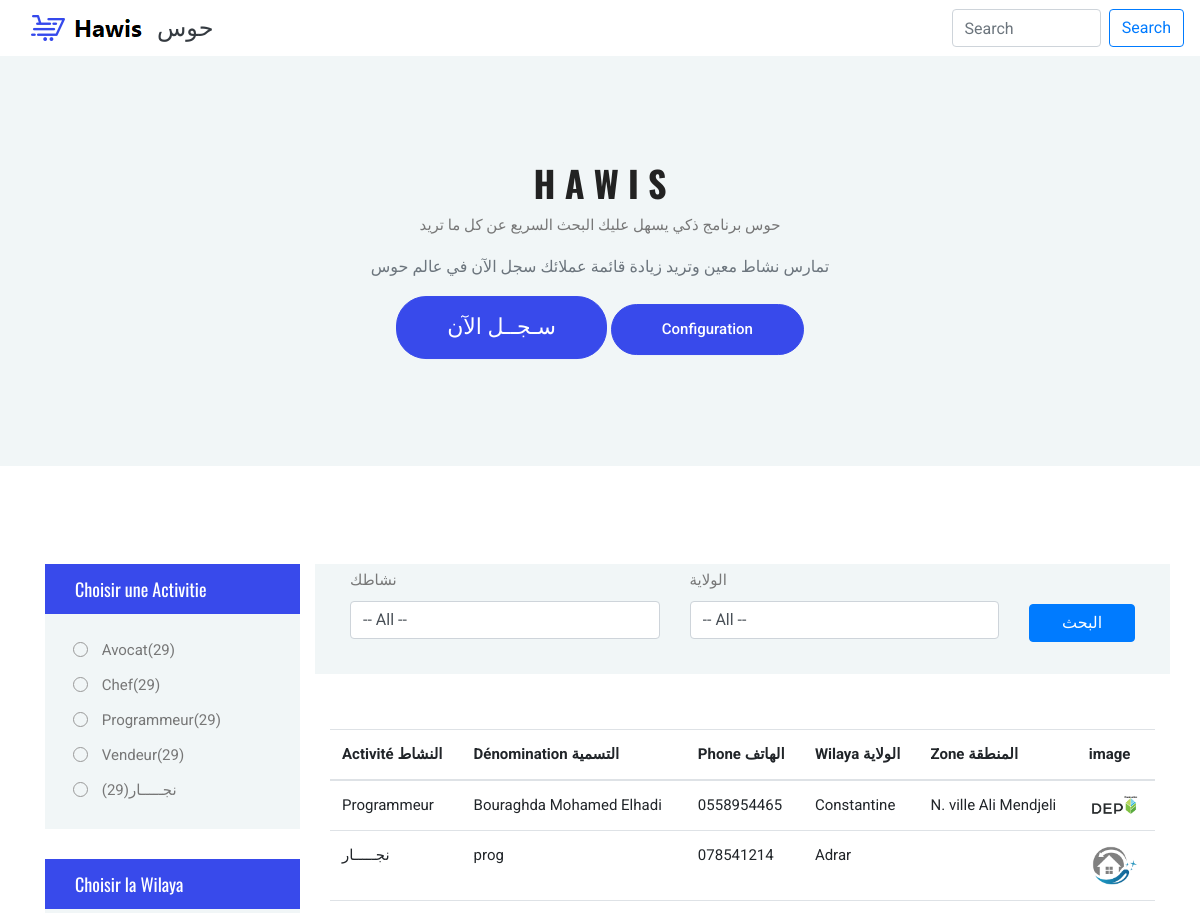
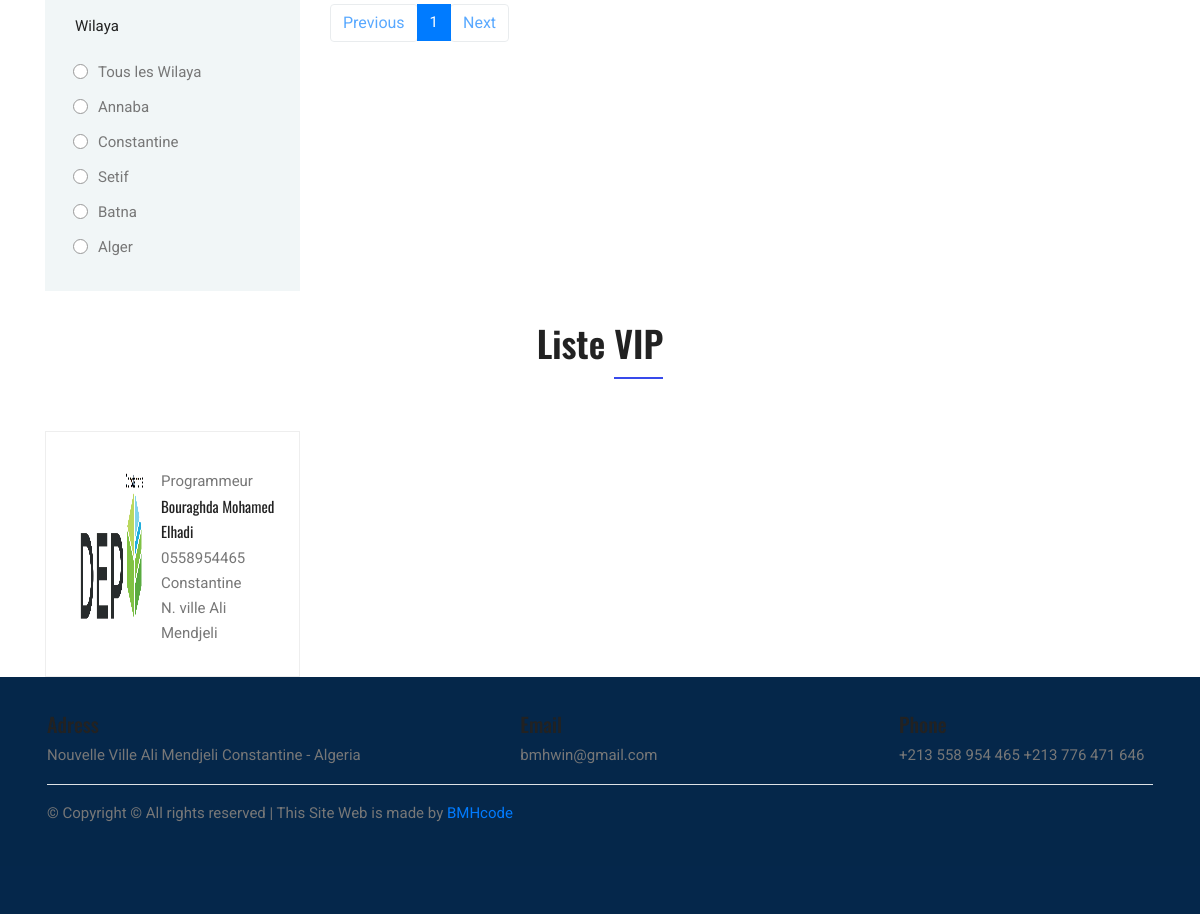
The page / on the database its author committed (2 pictures, top to bottom).
### main.py (models this page shows, shortened)
class Activity(db.Model):
    id        = db.Column(db.Integer(), primary_key = True)
    name      = db.Column(db.String(120), nullable = False, unique = True)
    persons   = db.relationship('Person', lazy='select', cascade="all, delete")

class Person(db.Model):
    id           = db.Column(db.Integer(), primary_key = True)
    name         = db.Column(db.String(60), nullable = False, unique = False)
    phone        = db.Column(db.String(20), nullable = False, unique = True)
    date_created = db.Column(db.DateTime, default = datetime.utcnow)
    wilaya       = db.Column(db.String(20), nullable = False)
    zone         = db.Column(db.String(60))
    show_me      = db.Column(db.Boolean(), default = False)
    vip          = db.Column(db.Boolean(), default = False)
    image_file   = db.Column(db.String(250), default = 0)
    image_data   = db.Column(db.LargeBinary)
    activity     = db.Column(db.Integer, db.ForeignKey('activity.id'), nullable=False)

### main.py (the view)
@app.route('/',methods=['GET','POST'], defaults={"page":1})
@app.route('/<int:page>',methods=['GET','POST'])
def index(page):
    page = page
    pages = 3
    session.clear()
    activities  = Activity.query.order_by(Activity.name).all()
    persons_vip = Person.query.filter(Person.show_me == True, Person.vip == True ).all()
    persons     = Person.query.filter(Person.show_me == True ).paginate(page,pages,error_out=False)
    return render_template("index.html",
                            title      = "Hawis - Accueil",
                            activities = activities,
                            persons_vip= persons_vip,
                            persons    = persons
                            )

### templates/index.html (shortened to what this page needs)
{% extends 'base.html'%}
{% block body %}
<section class="blog-banner-area" id="category">
  <div class="container h-100">
    <div class="blog-banner">
      <div class="text-center">
        <h1>H a w i s </h1>
        <p > حوس برنامج ذكي يسهل عليك البحث السريع عن كل ما تريد </p>
        <p class="fs-6 text-muted"> تمارس نشاط معين وتريد زيادة قائمة عملائك سجل الآن في عالم حوس </p>
        <a class="button button-primary" style="font-size: 22px;" href = "{{ url_for('person_register') }}"> سـجــل الآن</a>
        <a class="button button-primary" href="{{ url_for('configuration') }}" >Configuration</a>
      </div>
    </div>
  </div>
</section>
  <section class="section-margin--small mb-3">
    <div class="container">
      <div class="row">
        <div class="col-xl-3 col-lg-4 col-md-5">
          <div class="sidebar-categories">
            <div class="head">Choisir une Activitie</div>
            <ul class="main-categories">
              <li class="common-filter">
                <form action="#">
                  <ul>
                    {% for activity in activities %}
                      <li class="filter-list">
                        <input class="pixel-radio" type="radio" id="{{activity}}" name="{{activity}}">
                        <label for="{{activity}}">{{activity.name}}<span>(29)</span></label>
                      </li>
                    {% endfor %}
                  </ul>
                </form>
              </li>
            </ul>
          </div>
          <div class="sidebar-filter">
            <div class="top-filter-head">Choisir la Wilaya</div>
            <div class="common-filter">
              <div class="head">wilaya</div>
              <form action="#">
                <ul>
                  <li class="filter-list"><input class="pixel-radio" type="radio" id="apple" name="brand"><label for="apple">Tous les Wilaya</label></li>
                  <li class="filter-list"><input class="pixel-radio" type="radio" id="apple" name="brand"><label for="apple">Annaba</label></li>
                  <li class="filter-list"><input class="pixel-radio" type="radio" id="asus" name="brand"><label for="asus">Constantine</label></li>
                  <li class="filter-list"><input class="pixel-radio" type="radio" id="gionee" name="brand"><label for="gionee">Setif</label></li>
                  <li class="filter-list"><input class="pixel-radio" type="radio" id="micromax" name="brand"><label for="micromax">Batna</label></li>
                  <li class="filter-list"><input class="pixel-radio" type="radio" id="samsung" name="brand"><label for="samsung">Alger</label></li>
                </ul>
              </form>
            </div>
          </div>
        </div>
        <div class="col-xl-9 col-lg-8 col-md-7">
          <form action="/person_search" method="POST" enctype="multipart/form-data" class="row login_form" id="register_form" >
            <div class="filter-bar d-flex flex-wrap align-items-center">
              <div class="form-group col-md-5">
                <label for="activity" >نشاطك</label>
                <select class="form-control" name="activity_search">
                  <option value=""> -- All -- </option>
                </select>
              </div>
              <div class="form-group col-md-5 ">
                <label for="wilaya">الولاية </label>
                <select class="form-control" name="wilaya_search">
                  <option value=""> -- All -- </option>
                </select>
              </div>
              <div class="form-group col-md-2 mt-4">
                <button class="btn btn-primary mt-3 w-100" href = "{{ url_for('person_search') }}" >البحث </button>
              </div>
          </form>
        </div>
          <section class="lattest-product-area pb-40 category-list">
                <table class="table">
                    <thead>
                    <tr>
                        <th scope="col">Activité النشاط</th>
                        <th scope="col">Dénomination التسمية</th>
                        <th scope="col">Phone الهاتف</th>
                        <th scope="col">Wilaya الولاية</th>
                        <th scope="col">Zone المنطقة</th>
                        <th scope="col">image</th>
                    </tr>
                    </thead>
                    <br>
                    <tbody>
                        {% for person in persons.items %}
                            <tr>
                              <td>{{ person.activity }}</td>
                              <td>{{ person.name }}</td>
                              <td>{{ person.phone }}</td>
                              <td>{{ person.wilaya }}</td>
                              <td>{{ person.zone }}</td>
                              <td><img src="{{ url_for('static',filename='img/persons/'+person.image_file)}}" width="50" alt=""></td>
                            </tr>
                        {% endfor %}
                    </tbody>
                </table>
                <ul class="pagination">
                    {% if persons.has_prev %}
                      <li class="page-item"> <a class="page-link" href="{{url_for('index',page=persons.prev_num)}}"> Previous </a> </li>
                    {% else %}
                      <li class="page-item"> <a class="page-link btn disabled" href="#">Previous</a></li>
                    {% endif %}
                    {% for page in persons.iter_pages( left_edge=3, right_edge=3 ) %}
                      {% if page %}
                          {% if page == persons.page %}
                            <li class="page-item active"> <a class="page-link" href="{{ url_for('index', page=page) }}">{{ page }}</a></li>
                          {% else %}
                            <li class="page-item"> <a class="page-link" href="{{ url_for('index', page=page)}}"> {{ page }}</a></li>
                          {% endif %}
                      {% else %}
                        <li class="page-item disabled" id="example_ellipsis"> <a class="page-link" href=""> ...</a></li>
                      {% endif %}
                    {% endfor %}
                    {% if persons.has_next %}
                      <li class="page-item"> <a class="page-link" href="{{url_for('index',page=persons.next_num)}}"> Next </a> </li>
                    {% else %}
                      <li class="page-item"> <a class="page-link btn disabled" href="#">Next</a> </li>
                    {% endif %}
                </ul>
          </section>
        </div>
      </div>
  </section>
	<section class="related-product-area">
		<div class="container">
			<div class="section-intro pb-60px pt-3 text-center ">
        <h2>Liste <span class="section-intro__style"> VIP</span></h2>
      </div>
			<div class="row mt-30">
        {% for person_vip in persons_vip %}
          <div class="col-sm-6 col-xl-3 mb-4 mb-xl-0">
            <div class="single-search-product-wrapper">
                <div class="single-search-product d-flex">
                  <img class="img-fluid" src="{{ url_for('static',filename='img/persons/'+person_vip.image_file)}}" alt="" width="350" height="800">
                  <div class="desc">
                      <div class="activitie">{{ person_vip.activity }}</div>
                      <a href="#" class="title">{{ person_vip.name }}</a>
                      <div class="activitie">{{ person_vip.phone }}</div>
                      <div class="activitie">{{ person_vip.wilaya }}</div>
                      <div class="activitie">{{ person_vip.zone }}</div>
                  </div>
                </div>
            </div>
          </div>
        {% endfor %}
      </div>
		</div>
	</section>
  {% endblock body%}

### templates/base.html (shortened to what this page needs)
<!DOCTYPE html>
<html lang="en">
<head>
    <link rel="stylesheet" href="{{ url_for('static',filename = 'css/bootstrap.css') }}">
    <link rel="stylesheet" href="{{ url_for('static',filename = 'css/bootstrap.min.css') }}">
    <link rel="stylesheet" href="{{ url_for('static',filename = 'css/style.css') }}">
</head>
<body>
<header class="header ">
  <div class="main_menu">
    <nav class="navbar navbar-expand-lg navbar-light">
      <div class="container">
        <a href="{{ url_for('index') }}" class="d-flex align-items-center text-dark text-decoration-none">
          <img src="{{ url_for('static',filename='img/logo.png')}}" alt="">
          <span class="fs-4"> حوس</span>
        </a>
      </div>
      <form action="/name_search" method="POST" enctype="multipart/form-data" class="d-flex" id="name_search">
        <input class="form-control me-2" type="search" name="name_search" placeholder="Search" aria-label="Search">
        <button class="btn btn-outline-primary" type="submit" name="submit" value="search">Search</button>
      </form>
    </nav>
  </div>
</header>
{% block body %}
{% endblock body %}
<div class="footer-bottom ">
  <div class="container">
    <footer class="py-1 mb-1">
      <div class="row">
        <div class="col-5">
          <h5>Adress</h5>
          Nouvelle Ville Ali Mendjeli Constantine - Algeria
        </div>
        <div class="col-4">
          <h5>Email</h5>
          bmhwin@gmail.com
        </div>
        <div class="col-3">
          <h5>Phone</h5>
          +213 558 954 465
          +213 776 471 646
        </div>
      </div>
      <div class="d-flex justify-content-between py-3 my-3 border-top">
        <p>&copy; Copyright &copy; All rights reserved | This Site Web is made by  <a href="https://bmhcode.com" target="_blank">BMHcode</a>
      </div>
    </footer>
  </div>
</div>
</body>
</html>

### static/css/style.css (style rules this page uses)
body { color:#777;font-family:"Roboto",sans-serif;font-size:15px;font-weight:400;line-height:1.667 }
ul { list-style-type:none;margin:0;padding:0 }
button { cursor:pointer }
h1,h2,h3,h4,h5,h6 { font-family:"Oswald",sans-serif;color:#222;line-height:1.1 }
h1,.h1 { font-size:50px;font-weight:700 }
h2,.h2 { font-size:36px;font-weight:600 }
a { display:inline-block }
.section-margin--small { margin:35px 0 }
@media (min-width: 1000px) { .section-margin--small { margin:98px 0 } }
.pb-60px { padding-bottom:60px }
.section-intro__style { border-bottom:2px solid #384aeb;padding-bottom:8px }
.button { display:inline-block;border:1px solid #384aeb;border-radius:30px;color:#222;font-weight:500;padding:12px 50px;background:#384aeb;color:#fff;transition:all .4s ease }
.blog-banner { position:relative }
.blog-banner h4,.blog-banner h1,.blog-banner a { text-transform:capitalize;color:#fff }
.blog-banner h1 { font-size:30px;margin-bottom:10px;color:#222 }
@media (min-width: 992px) { .blog-banner h1 { font-size:36px } }
.blog-banner-area { height:280px;position:relative;z-index:1 }
@media (min-width: 1000px) { .blog-banner-area { height:410px } }
.blog-banner-area .blog-banner { position:absolute;top:50%;left:50%;width:100%;transform:translate(-50%, -50%) }
.blog-banner-area::after { content:"";display:block;position:absolute;top:0;left:0;width:100%;height:100%;background:#f1f6f7;z-index:-1 }
.page-link { background:transparent;font-weight:400 }
.filter-bar { padding:0px 20px 10px 20px;background:#f1f6f7;margin-bottom:30px }
.sidebar-categories .head { font-family:'Oswald', sans-serif;line-height:50px;background:#384aeb;padding:0 30px;font-size:18px;font-weight:400;color:#fff }
.sidebar-categories .main-categories { padding:20px 28px;background:#f1f6f7 }
.sidebar-categories .main-categories .pixel-radio { background:transparent !important }
.sidebar-filter { margin-top:30px }
.sidebar-filter .top-filter-head { font-family:'Oswald', sans-serif;line-height:50px;background:#384aeb;padding:0 30px;font-size:18px;font-weight:400;color:#fff }
.sidebar-filter .head { line-height:60px;padding:0 30px;font-size:15px;font-weight:400;color:#222;text-transform:capitalize }
.sidebar-filter .common-filter { background:#f1f6f7;border-bottom:1px solid #eee;padding-bottom:25px }
.sidebar-filter .common-filter .filter-list { position:relative;padding-left:28px }
.sidebar-filter .common-filter:last-child { border-bottom:0 }
.filter-list { line-height:32px }
.filter-list label { margin-bottom:3px;cursor:pointer }
.pixel-radio { -webkit-appearance:none;-moz-appearance:none;-ms-appearance:none;-o-appearance:none;appearance:none;position:relative;right:0;bottom:0;left:0;height:15px;width:15px;-webkit-transition:all 0.15s ease-out 0s;-moz-transition:all 0.15s ease-out 0s;transition:all 0.15s ease-out 0s;background:#fff;border:1px solid #999999;color:#fff;cursor:pointer;display:inline-block;margin-right:10px;outline:none;position:relative;z-index:1 }
.pixel-radio { border-radius:50%;top:2px }
.pixel-radio::after { border-radius:50% }
.single-search-product { padding:10px 0 }
@media (min-width: 1000px) { .single-search-product { padding:20px 0 } }
.single-search-product-wrapper { padding:12px 20px 10px 30px;border:1px solid #EEEEEE }
.single-search-product img { max-width:70px;height:auto }
.single-search-product .desc { margin-left:15px;margin-top:5px }
.single-search-product .desc .title { font-family:'Oswald', sans-serif;color:#222;margin-bottom:0;display:inline-block }
.login_form .form-group { margin-bottom:22px }
.footer-bottom { background:rgba(0,35,71,0.980392);padding:32px }

### rows shown on the page
Activity: name "Avocat"
Activity: name "Chef"
Activity: name "Programmeur"
Activity: name "Vendeur"
Activity: name "نجـــــار"
Person: activity "Programmeur", name "Bouraghda Mohamed Elhadi", phone "0558954465", wilaya "Constantine", zone "N. ville Ali Mendjeli", image_file (picture)
Person: activity "نجـــــار", name "prog", phone "078541214", wilaya "Adrar", image_file (picture)

### other values the page prints
{{ page }} "1"
